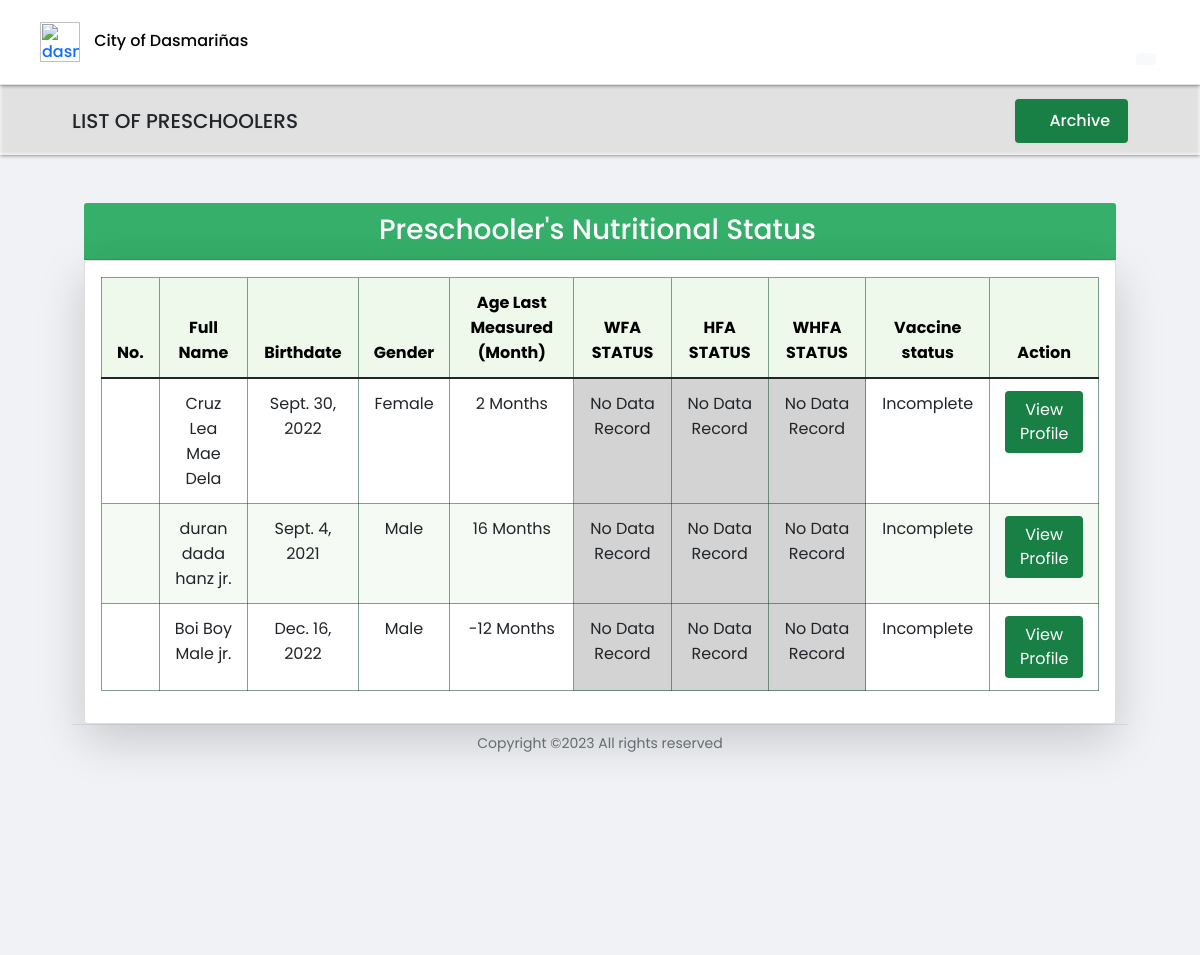
/preschooler_dashboard (signed in), run on the app's committed database.
### profilingApp/models.py (models this page shows, shortened)
class Preschooler(Model):
    GENDER = [('Male', 'Male'),
              ('Female', 'Female'),]
    parent = models.ForeignKey(Parent, on_delete=CASCADE)
    first_name = models.CharField(max_length=100)
    last_name = models.CharField(max_length=100)
    middle_name = models.CharField(max_length=100)
    suffix_name = models.CharField(max_length=100, null=True, blank=True)
    birthday = models.DateField(null=True, blank=True)
    height = models.FloatField(null=True,validators=[MinValueValidator(0)])
    weight = models.FloatField(null=True, validators=[MinValueValidator(0)])
    gender = models.CharField(max_length=100, choices=GENDER, null=True)
    date_measured = models.DateField(null=True, blank=True)
    health_problem = models.CharField(max_length=500, null=True, blank=True)
    ps_image = models.ImageField(null=True, blank=True, upload_to='ps_images')
    history= HistoricalRecords()
    objects = models.Manager()
    lt_60_objects = PreschoolerManagerLess()
    gte_60_objects = PreschoolerManagerGreater()
    def age_measured(self):
        today = date.today()
        try:
            date_diff = self.date_measured - self.birthday
            in_days = date_diff.days
            return int((in_days) / (365 / 12))
        except:
             return 'Undefined'
    def wfa(self):
        calculator = Calculator(adjust_height_data=False, adjust_weight_scores=False,
                       include_cdc=False, logger_name='pygrowup',
                       log_level='INFO')
        try:
            date_diff = self.date_measured - self.birthday
            in_days = date_diff.days
            age_months = int((in_days) / (365 / 12))
            return float(calculator.wfa(self.weight, age_months, helpers.get_good_sex(str(self.gender))))
        except:
            pass
    def hfa(self):
        calculator = Calculator(adjust_height_data=False, adjust_weight_scores=False,
                       include_cdc=False, logger_name='pygrowup',
                       log_level='INFO')
        try:
            date_diff = self.date_measured - self.birthday
            in_days = date_diff.days
            age_months = int((in_days) / (365 / 12))
            return float(calculator.lhfa(self.height, age_months, helpers.get_good_sex(str(self.gender))))
        except:
            pass
    def whfa(self):
        calculator = Calculator(adjust_height_data=False, adjust_weight_scores=False,
                       include_cdc=False, logger_name='pygrowup',
                       log_level='INFO')
        try:
            date_diff = self.date_measured - self.birthday
            in_days = date_diff.days
            age_months = int((in_days) / (365 / 12))
            return float(calculator.wfl(self.weight, age_months, helpers.get_good_sex(str(self.gender)), self.height))
        except:
            pass
    def vaccine_count(self):
        return Vaccine.objects.filter(vax_preschooler=self).count()

### profilingApp/views.py (the view)
# urls.py: path('preschooler_dashboard', views.preschooler_dashboard, name='preschooler_dashboard'),
@login_required(login_url='login_registration')
def preschooler_dashboard(request):
    if request.user.is_authenticated and request.user.user_type == 'BHW':
        bhw_logged = BarangayHealthWorker.objects.get(user_id=request.user.id)
        parents = Parent.objects.filter(barangay=bhw_logged.bhw_barangay)
        preschooler = Preschooler.lt_60_objects.filter(parent__in=(parents))
        preschooler_60months = Preschooler.gte_60_objects.filter(parent__in=(parents))
        current_date =  datetime.now()
        context = {'bhw' : bhw_logged,
                   'preschoolers': preschooler,
                   'archive_preschoolers' : preschooler_60months,
                   'current_date': current_date}
        return render(request, 'activities/BHW Preschooler Dashboard.html', context)
    elif request.user.is_authenticated and request.user.user_type == 'Admin':
        return redirect('admin_home')
    elif request.user.is_authenticated and request.user.user_type == 'P/G':
        return redirect('parent_home')

### profilingApp/templates/activities/BHW Preschooler Dashboard.html (shortened to what this page needs)
{% load static %}
{% block dashboard %}
<html lang="en">
<head>
    <link rel="stylesheet" href="{% static '/CSS/styles.css' %}">
    <link rel="stylesheet" href="{% static '/CSS/font-awesome/css/all.min.css' %}">
    <link rel="stylesheet" href="{% static '/CSS/css/bootstrap.min.css' %}">
    <link rel="stylesheet" href="{% static '/CSS/DataTables/datatables.min.css' %}">
    <link rel="stylesheet" href="{% static '/CSS/DataTables/Buttons-1.7.1/css/buttons.bootstrap5.css' %}">
</head>
<body>
<header>
    <div class="site-header">
    <nav class="navbar fixed-top index__navbar scrolled border-bottom"
    style=" padding-left:3%; padding-right:3%;">
        <div class="flex-fill p-1 py-1">
            <div class="d-flex align-items-center justify-content-between">
                <div>
                    <a href="#" class="name" style="text-decoration: none;">
                        <img class="navbar-icon" src="{% static '/Media/avatar.png' %}" alt="dasma-logo">
                        <span id="hidetitle" class="brand__name" style="color:rgb(3, 3, 3); margin-left:10px;">City of Dasmariñas</span>
                    </a>
                </div>
                <div id="navLinks">
                    <ul class="nav text-small">
                        <li>
                            <a href="{% url 'bhw_home' %}" class="nav-link" data-toggle="tooltip" data-bs-placement="bottom" data-bs-offset="0,7"
                            title="Home">
                            <i class="fa fa-fw fa-home" style="font-size: 24px;"></i>
                            </a>
                        </li>
                        <li>
                            <a href="{% url 'preschooler_dashboard' %}" class="nav-link" style="color:rgb(27, 177, 92) !important;" data-toggle="tooltip" data-bs-placement="bottom" data-bs-offset="0,7"
                            title="Preschooler List">
                            <i class="fa fa-fw fa-id-card " style="font-size: 24px;"></i>
                            </a>
                        </li>
                        <li>
                            <a class="btn nav-link" id="dropdownUser1" data-bs-toggle="dropdown" data-toggle="tooltip" data-bs-placement="bottom" data-bs-offset="0,7"
                            title="User Settings" aria-expanded="false">
                                <i class="fa fa-fw fa-user-cog bi" style="font-size: 24px;"></i>
                                <span class="position-absolute top-100 start-75 translate-middle badge rounded-pill text-dark" style="border-radius: 50%;">
                                    <i class="fa fa-lg fa-fw fa-caret-down bg-light" style="border-radius: 25%; margin-bottom: 15px;"></i>
                                </span></a>
                        </li>
                    </ul>
                </div>
            </div>
        </div>
    </nav>
    </div>
</header>
<div class="" id="secondNav">
    <div class="row align-items-center">
        <div class="col-6 d-flex text-md-start text-center text-uppercase align-items-center ">
            <h5 class="m-0 align-items-center">List of Preschoolers</h5>
        </div>
        <div class="col-6 d-flex justify-content-md-end justify-content-center align-items-stretch">
            <button class="btn"type="button" style="background-color: #188045; color: white;" data-bs-toggle="modal" data-bs-target="#modalArc"><h6 style="padding:5px;margin-bottom: 0px !important;"><i class="fa fa-archive"></i> Archive</h6></button>
        </div>
    </div>
</div>
<div id="grid" class="container-fluid" style="margin-top:85px;">
<div class="container text-black">
    <div class="row">
        <div class="col">
            <div class="card-header">
                <h3>Preschooler's Nutritional Status</h3>
            </div>
            <div class="card shadow-lg p-3 bg-white rounded">
                <div class="table-responsive">
                    <table class="table table-hover table-cell-border" id="preschooler_bmi" >
                        <thead>
                            <tr style="text-align: center;">
                                <th scope="col">No.</th>
                                <th scope="col">Full Name</th>
                                <th scope="col">Birthdate</th>
                                <th scope="col">Gender</th>
                                <th scope="col">Age Last Measured (Month)</th>
                                <th scope="col">WFA STATUS</th>
                                <th scope="col">HFA STATUS</th>
                                <th scope="col">WHFA STATUS</th>
                                <th scope="col">Vaccine status</th>
                                <th scope="col" class="nosort text-center">Action</th>
                            </tr>
                        </thead>
                        <tbody>
                            {% for preschooler in preschoolers %}
                            <tr style="text-align: center;">
                                <td></td>
                                {% if preschooler.suffix_name is None or preschooler.suffix_name == ''  %}
                                    <td>{{ preschooler.last_name }} {{ preschooler.first_name }} {{ preschooler.middle_name }}</td>
                                {% else %}
                                    <td>{{ preschooler.last_name }} {{ preschooler.first_name }} {{ preschooler.middle_name }} {{ preschooler.suffix_name }}</td>
                                {% endif %}
                                <td>{{ preschooler.birthday }}</td>
                                <td>{{ preschooler.gender }}</td>
                                {% if preschooler.age_measured == 'Undefined' %}
                                    <td>No Measuring Record</td>
                                {% else %}
                                    <td>{{ preschooler.age_measured }} Months</td>
                                {% endif %}
                                {% if preschooler.wfa is None %}
                                <td style="background-color: rgb(211, 211, 211);"> No Data Record </td>
                                {% elif preschooler.wfa > 2.0 %}
                                    <td style="background-color: rgb(242, 98, 33);"> Overweight ({{ preschooler.wfa }})</td>
                                {% elif preschooler.wfa >= -2.0 and preschooler.wfa <= 2.0 %}
                                    <td style="background-color: rgb(0, 165, 79);"> Normal ({{ preschooler.wfa }})</td>
                                {% elif preschooler.wfa >= -3.0 and preschooler.wfa < -2.0 %}
                                    <td style="background-color: rgb(255, 241, 2);"> Underweight ({{ preschooler.wfa }})</td>
                                {% else %}
                                    <td style="background-color: rgb(238, 29, 35);"> Severely Underweight ({{ preschooler.wfa }})</td>
                                {% endif %}
                                {% if preschooler.hfa is None %}
                                    <td style="background-color: rgb(211, 211, 211);"> No Data Record </td>
                                {% elif preschooler.hfa > 2.0 %}
                                    <td style="background-color: rgb(0, 165, 79);"> Tall ({{preschooler.hfa }})</td>
                                {% elif preschooler.hfa >= -2.0 and preschooler.hfa <= 2.0 %}
                                    <td style="background-color: rgb(0, 165, 79);"> Normal ({{ preschooler.hfa }})</td>
                                {% elif preschooler.hfa >= -3.0 and preschooler.hfa < -2.0 %}
                                    <td style="background-color: rgb(255, 241, 2);"> Stunted ({{ preschooler.hfa }})</td>
                                {% else %}
                                    <td style="background-color: rgb(238, 29, 35);"> Severely Stunted ({{ preschooler.hfa }})</td>
                                {% endif %}
                                {% if preschooler.whfa is None %}
                                    {% if preschooler.height < 45.0 %}
                                        <td class="bg-info" > Special Case <p class="text text-small m-0"> (Too Small for WHFA Tagging) </p></td>
                                    {% elif preschooler.height > 110.0 %}
                                        <td class="bg-info" > Special Case <p class="text text-small m-0"> (Too Tall for WHFA Tagging) </p></td>
                                    {% else %}
                                        <td style="background-color: rgb(211, 211, 211);"> No Data Record </td>
                                    {% endif %}
                                {% elif preschooler.whfa > 3.0%}
                                    <td style="background-color: rgb(242, 98, 33);"> Obese ({{ preschooler.whfa }})</td>
                                {% elif preschooler.whfa > 2.0 and preschooler.whfa <= 3.0 %}
                                    <td style="background-color: rgb(242, 98, 33);"> Overweight ({{ preschooler.whfa }})</td>
                                {% elif preschooler.whfa >= -2.0 and preschooler.whfa <= 2.0 %}
                                    <td style="background-color: rgb(0, 165, 79);"> Normal ({{ preschooler.whfa}})</td>
                                {% elif preschooler.whfa >= -3.0 and preschooler.whfa < -2.0 %}
                                    <td style="background-color: rgb(255, 241, 2);"> Moderately Wasted ({{ preschooler.whfa }})</td>
                                {% else %}
                                    <td style="background-color: rgb(238, 29, 35);"> Severely Wasted ({{preschooler.whfa }})</td>
                                {% endif %}
                                {% if preschooler.vaccine_count == 8 %}
                                    <td style="color: rgb(0, 165, 79);">Complete</td>
                                {% else %}
                                    <td>Incomplete</td>
                                {% endif %}
                                <td style="text-align: center;">
                                    <div>
                                        <a href="{% url 'preschooler_profile' preschooler.id %}"><button type="button" style="background-color: #188045; color: white;" class="btn">View Profile</button></a>
                                    </div>
                                </td>
                            </tr>
                            {% endfor %}
                        </tbody>
                    </table>
                </div>
            </div>
        </div>
    </div>
</div>
<div class="footer text-muted">
    <div class="container">
        <div class="row text-center d-flex align-items-center">
                <div class="border-top p-2 d-flex justify-content-center align-items-center">
                    <p class="copyright"><small>
                    Copyright ©<script>document.write(new Date().getFullYear());</script> All rights reserved
                    </small>
                    </p>
                </div>
        </div>
    </div>
</div>
</div>
{% endblock %}
</body>
</html>

### data on the page
Preschooler: last_name "Cruz", first_name "Lea Mae", middle_name "Dela", birthday "Sept. 30, 2022", gender "Female", age_measured "2", weight "No Data Record", height "No Data Record", shows "Incomplete"
Preschooler: last_name "duran", first_name "dada", middle_name "hanz", suffix_name "jr.", birthday "Sept. 4, 2021", gender "Male", age_measured "16", weight "No Data Record", height "No Data Record", shows "Incomplete"
Preschooler: last_name "Boi", first_name "Boy", middle_name "Male", suffix_name "jr.", birthday "Dec. 16, 2022", gender "Male", age_measured "-12", weight "No Data Record", height "No Data Record", shows "Incomplete"
